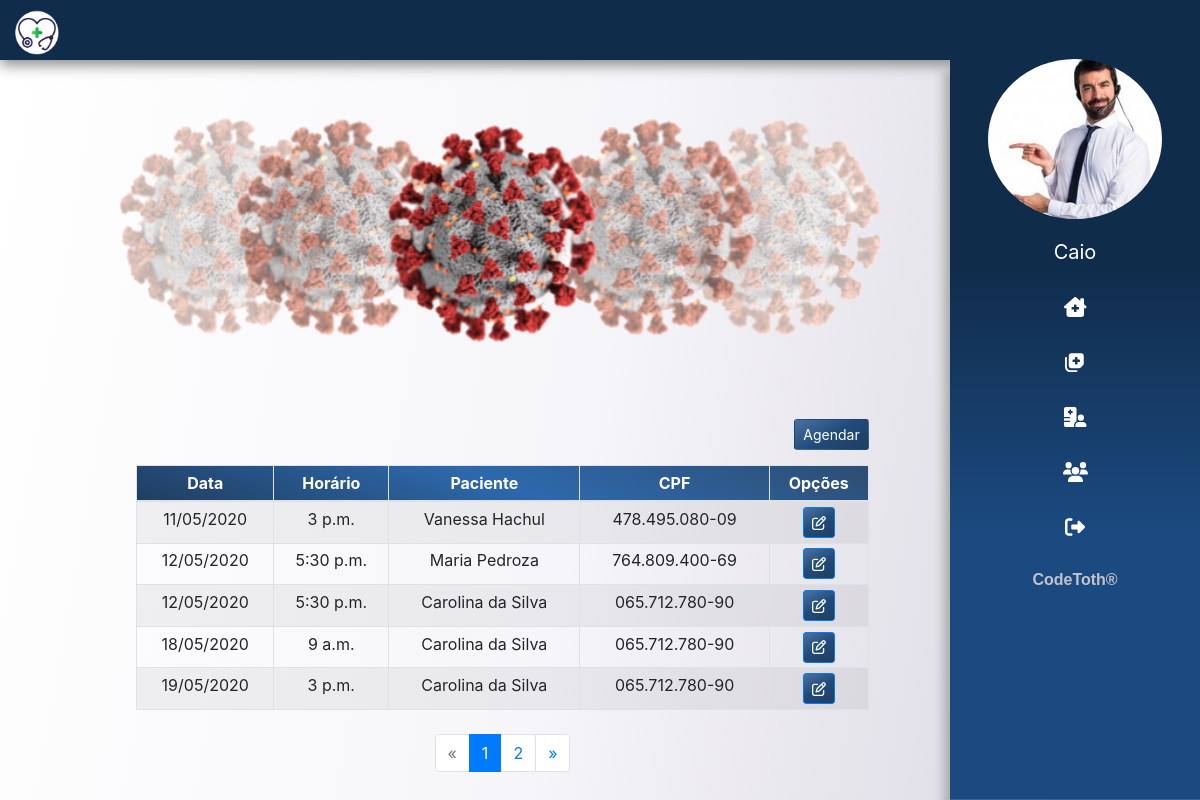
Page /consulta/ (signed in) on the earlier database version.
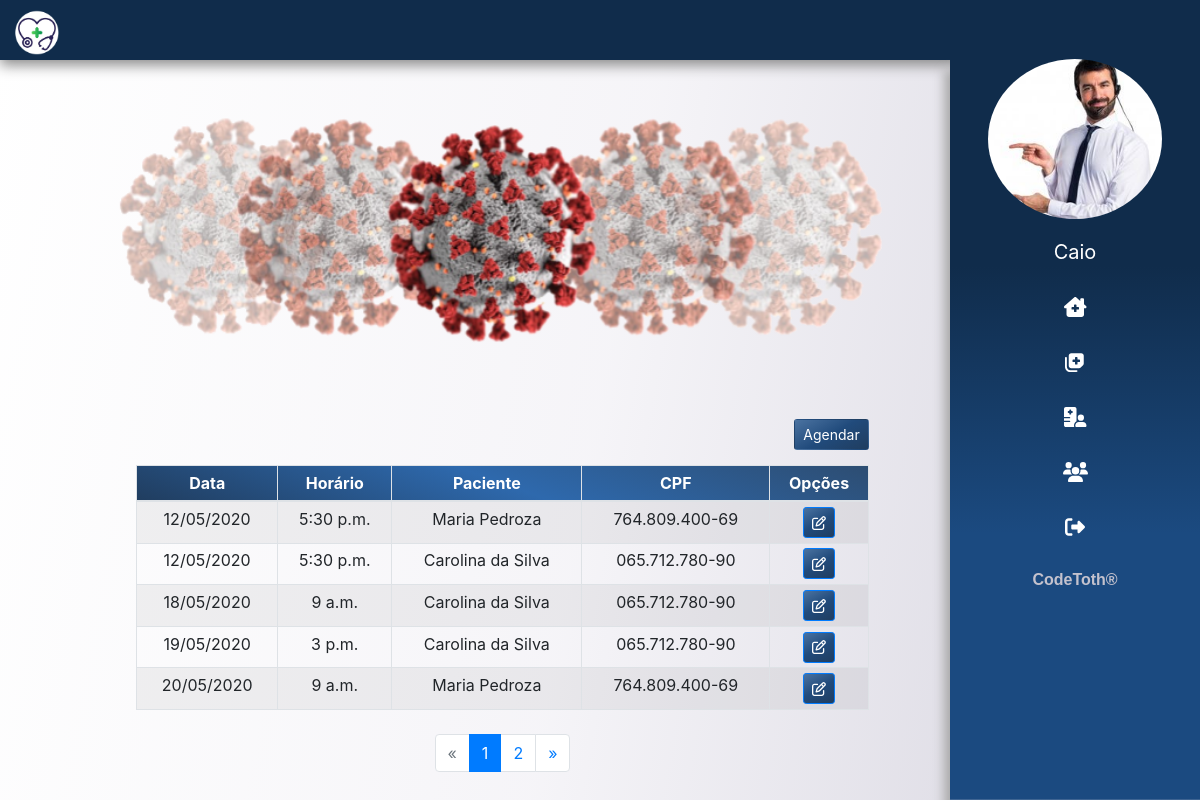
Same page on the later database version.
### app/atendente/models.py (models this page shows)
class Atendente(models.Model):
    usuario = models.ForeignKey(User, on_delete=models.CASCADE)
    nome = models.CharField(max_length=150)
    sexo = models.CharField(max_length=1)
    data_nascimento = models.DateField()
    cpf = models.CharField(max_length=20, unique=True)
    rg = models.CharField(max_length=20, unique=True)
    email = models.EmailField()
    foto = models.ImageField(upload_to=f'fotos/{time.time()}', blank=True)
    ativo = models.BooleanField(default=True)

### app/consulta/models.py (models this page shows)
class Consulta(models.Model):
    data = models.DateField()
    hora = models.TimeField()
    medico = models.ForeignKey(Medico, on_delete=models.CASCADE)
    atendente = models.ForeignKey(Atendente, on_delete=models.CASCADE)
    paciente = models.ForeignKey(Paciente, on_delete=models.CASCADE)

### app/paciente/models.py (models this page shows)
class Paciente(models.Model):
    nome = models.CharField(max_length=200)
    sexo = models.CharField(max_length=1)
    data_nascimento = models.DateField()
    cpf = models.CharField(max_length=20, unique=True)
    rg = models.CharField(max_length=20, unique=True)
    carteira_convenio = models.CharField(max_length=30, unique=True)
    peso = models.FloatField()
    altura = models.FloatField()
    endereco = models.CharField(max_length=250)
    end_num = models.IntegerField()
    complemento = models.CharField(max_length=50, blank=True)
    email = models.CharField(max_length=50)
    telefone = models.CharField(max_length=14)
    celular = models.CharField(max_length=15)

### app/consulta/views.py (the view)
# urls.py: path('', listar, name='consultas'),
def listar(request):
    dados = get_dados(request)
    data = date.today()
    if dados['tipo'] == 1:
        lst_consultas = Consulta.objects.filter(medico=dados['usuario'], data__gte=data).order_by('data', 'hora')
    else:
        lst_consultas = Consulta.objects.filter(data__gte=data).order_by('data', 'hora')
    paginator = Paginator(lst_consultas, 5)
    page = request.GET.get('page')
    consulta_por_pagina = paginator.get_page(page)
    dados['consultas'] = consulta_por_pagina
    return render(request, 'consulta/consultas.html', dados)

### templates/consulta/consultas.html (shortened to what this page needs)
{% extends 'base.html' %}
{% load static %}
{% block content %}
<section class="container-fluid mx-auto">
  <section class="col-10">
    <div class="col-12 mx-auto">
      {% include 'partials/_campanha.html' %}
      <div class="col-10 mx-auto">
        {% if tipo == 2 %}
        <div class="container__consultas">
          <a href="{%url 'nova_consulta'%}" class="btn btnCustom btn-sm"> Agendar </i> </a>
        </div>
        {% endif %}
        <div class="table-responsive">
          <table class="table table-sm table-bordered table-striped text-center mx-auto agenda" id="consultas">
            <thead class="colorCustom">
              <tr>
                <th scope="col">Data</th>
                <th scope="col">Horário</th>
                <th scope="col">Paciente</th>
                <th scope="col">CPF</th>
                <th scope="col">Opções</th>
              </tr>
            </thead>
            <tbody>
              {% for consulta in consultas %}
              <tr>
                <th scope="row">{{ consulta.data|date:'d/m/Y' }}</th>
                <th scope="row">{{ consulta.hora }}</th>
                <td>{{ consulta.paciente.nome }}</td>
                <td>{{ consulta.paciente.cpf }}</td>
                {% if tipo == 2 %}
                <td>
                  <a href="{% url 'consulta-edit' consulta.id  %}" class="btn btnCustom btn-sm btn-primary">
                    <i class="far fa-edit"></i></a>
                </td>
                {% endif %}
              </tr>
              {% endfor %}
            </tbody>
          </table>
          <nav aria-label="Page navigation example">
            {% if consultas.has_other_pages %}
            <ul class="pagination justify-content-center">
              {% if consultas.has_previous %}
              <li class="page-item">
                <a class="page-link" href="?page={{ consultas.previous_page_number }}#consultas">&laquo;</a>
              </li>
              {% else %}
              <li class="page-item disabled">
                <a class="page-link">&laquo;</a>
              </li>
              {% endif %}
              {% for pagina in consultas.paginator.page_range %}
              {% if consultas.number == pagina %}
              <li class="page-item active"> <a class="page-link">{{ pagina }}</a></li>
              {% else %}
              <li class="page-item">
                <a href="?page={{ pagina }}#consultas" class="page-link">{{ pagina }}</a>
              </li>
              {% endif %}
              {% endfor %}
              {% if consultas.has_next %}
              <li class="page-item">
                <a href="?page={{ consultas.next_page_number }}#consultas" class="page-link">&raquo;</a>
              </li>
              {% else %}
              <li class="page-item disabled">
                <a class="page-link">&raquo;</a>
              </li>
              {% endif %}
            </ul>
            {% endif %}
          </nav>
        </div>
      </div>
    </div>
  </section>
</section>
{% endblock %}

### templates/base.html (shortened to what this page needs)
{% load static %}
<!DOCTYPE html>
<html lang="pt-br">
<head>
    <link rel="stylesheet" href="{% static 'css/utils/reset.css' %}">
    <link rel="stylesheet" href="{% static 'css/utils/bootstrap.css' %}">
    <link rel="stylesheet" href="{% static 'css/utils/all.min.css' %}">
    <link rel="stylesheet" href="{% static 'css/app.css' %}">
</head>
<body>
    {% include 'partials/_menu.html' %}
    {% include 'partials/_sidebar.html' %}
    {% block content %}{% endblock %}
</body>
</html>

### templates/partials/_menu.html (shortened to what this page needs)
{% load static %}
<header class="fixed-top">
    <div class="inner-width">
        <a href="{% url 'dashboard' %}" class="logo">
            <img src="{% static  'images/logo.png' %}" alt="" srcset=""></a>
    </div>
</header>

### templates/partials/_sidebar.html (shortened to what this page needs)
{% load static %}
<div class="sidebar">
    <div class="mb-2">
        <img src="{{ usuario.foto.url }}" class="img-fluid  mx-auto d-block" alt="">
    </div>
    <ul>
        <a href="{% url 'edit-user' request.user.id %}"class="func_menu" ><li style="text-transform: capitalize;"> <i> {{ request.user}} </i><span class="dNone"> Dados Pessoais </span></li></a>
        <a href="{% url 'dashboard' %}" class="func_menu"> <li> <i class="fas fa-clinic-medical"></i> <span class="dNone"> Página principal </span></li></a>
        <a href="{% url 'consultas' %}" class="func_menu"> <li> <i class="fas fa-notes-medical"></i>  <span class="dNone"> Consultas </span> </li></a>
        <a href="{% url 'pacientes' %}" class="func_menu"> <li> <i class="fas fa-hospital-user"></i></i>  <span class="dNone">  Pacientes  </span></li></a>
        {% if tipo == 2 %}
        <a href="{% url 'usuarios' %}" class="func_menu"> <li> <i class="fas fa-users"></i></i>  <span class="dNone">  Usuários  </span></li></a>
        {% endif %}
        <a href="{% url 'logout' %}" class="func_menu"><li><i class="fas fa-sign-out-alt"></i>  <span class="dNone"> Sair </span>  </li></a>
    </ul>
    <div class="text-center pb-3" style="font-weight: bolder;width: 100%;color: #C4C2CD;font-family: 'Play', sans-serif; ">
        <span>CodeToth&#174;</span>
    </div>
</div>

### templates/partials/_campanha.html (shortened to what this page needs)
{% load static %}
<div class="carousel_campanha ">
  <div class="carousel slide p-5 mt-5" data-ride="carousel">
    <div class="carousel-inner">
      <div class="carousel-item active">
        <img src="{% static 'images/covid-19.png' %}" class="d-block w-100" alt="..." alt="">
      </div>
    </div>
  </div>
</div>

### static/css/app.css (style rules this page uses)
body { background-attachment: fixed; background-size: cover; background-image: linear-gradient(100deg,rgba(255, 255, 255, .5), rgba(236, 234, 241, .5), rgba(213, 211, 222, 1.5)); }
.colorCustom { background: linear-gradient(200deg, #2d4d72, #2e69ad, #203d5f) ; color: #fff; font-weight: bold; }
.btnCustom { background: linear-gradient(150deg, #4b73a1, #214b7c, #203d5f) ; transition: 0.1s all; color: #fff; }
header { height: 60px; background: #102c4b; box-shadow: 0px 5px 13px #888888; }
.inner-width { max-width: 1000px; padding: 0 10px; }
.logo { float: left; }
.logo img { height: 65px; padding: 10px 0px; }
.agenda { margin-top: .25rem !important; margin-bottom: 1.5rem !important; }
.sidebar img { border-radius: 100% !important; height: 160px !important; }
.sidebar { right: 0; top: 3.7rem !important; bottom: 0; width: 250px; background-image: linear-gradient( #102c4b,#102c4b,#1B4A80 , #1B4A80); box-shadow: -5px 12px 10px 1px #aaaaaa; background-attachment: fixed; overflow: hidden; transition: 0.8s all; height: 100% !important; position: fixed; z-index: 1030 !important; }
.sidebar ul li, a { list-style: none; }
.sidebar ul li { margin-top: 5px; padding: .5em; text-decoration: none; color: rgb(255, 255, 255); width: 100%; font-size: 20px; text-align: center; display: block; transition: 0.6s all; }
.container__consultas { display: flex; align-items: center; justify-content: flex-end; margin: 0.725em 0; }
.carousel_campanha { width: 100%; }

Differences in the rows shown:
removed Consulta: data "11/05/2020", hora "3 p.m.", paciente.nome "Vanessa Hachul", paciente.cpf "478.495.080-09"
now on this page (row unchanged): Consulta: data "20/05/2020", hora "9 a.m.", paciente.nome "Maria Pedroza", paciente.cpf "764.809.400-69"
